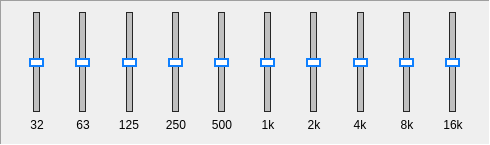
         <widget class="QFrame" name="EQ2_frame2">
          <property name="sizePolicy">
           <sizepolicy hsizetype="Fixed" vsizetype="Fixed">
            <horstretch>0</horstretch>
            <verstretch>0</verstretch>
           </sizepolicy>
          </property>
          <property name="minimumSize">
           <size>
            <width>490</width>
            <height>145</height>
           </size>
          </property>
          <property name="maximumSize">
           <size>
            <width>490</width>
            <height>145</height>
           </size>
          </property>
          <property name="frameShape">
           <enum>QFrame::Panel</enum>
          </property>
          <property name="frameShadow">
           <enum>QFrame::Sunken</enum>
          </property>
          <layout class="QHBoxLayout" name="horizontalLayout_3">
           <item>
            <spacer name="horizontalSpacer_5">
             <property name="orientation">
              <enum>Qt::Horizontal</enum>
             </property>
             <property name="sizeType">
              <enum>QSizePolicy::Fixed</enum>
             </property>
             <property name="sizeHint" stdset="0">
              <size>
               <width>5</width>
               <height>20</height>
              </size>
             </property>
            </spacer>
           </item>
           <item>
            <layout class="QVBoxLayout" name="Band1_3">
             <item alignment="Qt::AlignHCenter">
              <widget class="QSlider" name="EQ2_32">
               <property name="minimumSize">
                <size>
                 <width>0</width>
                 <height>100</height>
                </size>
               </property>
               <property name="maximumSize">
                <size>
                 <width>16777215</width>
                 <height>100</height>
                </size>
               </property>
               <property name="font">
                <font>
                 <kerning>true</kerning>
                </font>
               </property>
               <property name="styleSheet">
                <string notr="true">.QSlider::groove:vertical {
    border: 1px solid #262626;
	background: rgb(191, 191, 191);
	width: 5px;
	margin: 0 12px;
}

.QSlider::handle:vertical {
    background: white;
    border: 2px solid rgb(15, 128, 255);
    height: 5px;
    width: 10px;
	margin: 0px -5px
	
}


</string>
               </property>
               <property name="minimum">
                <number>-1</number>
               </property>
               <property name="maximum">
                <number>1</number>
               </property>
               <property name="pageStep">
                <number>1</number>
               </property>
               <property name="tracking">
                <bool>true</bool>
               </property>
               <property name="orientation">
                <enum>Qt::Vertical</enum>
               </property>
               <property name="invertedAppearance">
                <bool>false</bool>
               </property>
               <property name="invertedControls">
                <bool>false</bool>
               </property>
              </widget>
             </item>
             <item alignment="Qt::AlignHCenter|Qt::AlignTop">
              <widget class="QLabel" name="EQ2_32_Lab">
               <property name="minimumSize">
                <size>
                 <width>30</width>
                 <height>0</height>
                </size>
               </property>
               <property name="maximumSize">
                <size>
                 <width>30</width>
                 <height>16777215</height>
                </size>
               </property>
               <property name="text">
                <string>32</string>
               </property>
               <property name="alignment">
                <set>Qt::AlignCenter</set>
               </property>
              </widget>
             </item>
            </layout>
           </item>
           <item>
            <layout class="QVBoxLayout" name="Band2_3">
             <item alignment="Qt::AlignHCenter">
              <widget class="QSlider" name="EQ2_63">
               <property name="minimumSize">
                <size>
                 <width>0</width>
                 <height>100</height>
                </size>
               </property>
               <property name="maximumSize">
                <size>
                 <width>16777215</width>
                 <height>100</height>
                </size>
               </property>
               <property name="font">
                <font>
                 <kerning>true</kerning>
                </font>
               </property>
               <property name="styleSheet">
                <string notr="true">.QSlider::groove:vertical {
    border: 1px solid #262626;
	background: rgb(191, 191, 191);
	width: 5px;
	margin: 0 12px;
}

.QSlider::handle:vertical {
    background: white;
    border: 2px solid rgb(15, 128, 255);
    height: 5px;
    width: 10px;
	margin: 0px -5px
	
}


</string>
               </property>
               <property name="minimum">
                <number>-1</number>
               </property>
               <property name="maximum">
                <number>1</number>
               </property>
               <property name="pageStep">
                <number>1</number>
               </property>
               <property name="tracking">
                <bool>true</bool>
               </property>
               <property name="orientation">
                <enum>Qt::Vertical</enum>
               </property>
               <property name="invertedAppearance">
                <bool>false</bool>
               </property>
               <property name="invertedControls">
                <bool>false</bool>
               </property>
              </widget>
             </item>
             <item alignment="Qt::AlignHCenter|Qt::AlignTop">
              <widget class="QLabel" name="EQ2_63_Lab">
               <property name="minimumSize">
                <size>
                 <width>30</width>
                 <height>0</height>
                </size>
               </property>
               <property name="maximumSize">
                <size>
                 <width>30</width>
                 <height>16777215</height>
                </size>
               </property>
               <property name="text">
                <string>63</string>
               </property>
               <property name="alignment">
                <set>Qt::AlignCenter</set>
               </property>
              </widget>
             </item>
            </layout>
           </item>
           <item>
            <layout class="QVBoxLayout" name="Band3_3">
             <item alignment="Qt::AlignHCenter">
              <widget class="QSlider" name="EQ2_125">
               <property name="minimumSize">
                <size>
                 <width>0</width>
                 <height>100</height>
                </size>
               </property>
               <property name="maximumSize">
                <size>
                 <width>16777215</width>
                 <height>100</height>
                </size>
               </property>
               <property name="font">
                <font>
                 <kerning>true</kerning>
                </font>
               </property>
               <property name="styleSheet">
                <string notr="true">.QSlider::groove:vertical {
    border: 1px solid #262626;
	background: rgb(191, 191, 191);
	width: 5px;
	margin: 0 12px;
}

.QSlider::handle:vertical {
    background: white;
    border: 2px solid rgb(15, 128, 255);
    height: 5px;
    width: 10px;
	margin: 0px -5px
	
}


</string>
               </property>
               <property name="minimum">
                <number>-1</number>
               </property>
               <property name="maximum">
                <number>1</number>
               </property>
               <property name="pageStep">
                <number>1</number>
               </property>
               <property name="tracking">
                <bool>true</bool>
               </property>
               <property name="orientation">
                <enum>Qt::Vertical</enum>
               </property>
               <property name="invertedAppearance">
                <bool>false</bool>
               </property>
               <property name="invertedControls">
                <bool>false</bool>
               </property>
              </widget>
             </item>
             <item alignment="Qt::AlignHCenter|Qt::AlignTop">
              <widget class="QLabel" name="EQ2_125_Lab">
               <property name="minimumSize">
                <size>
                 <width>30</width>
                 <height>0</height>
                </size>
               </property>
               <property name="maximumSize">
                <size>
                 <width>30</width>
                 <height>16777215</height>
                </size>
               </property>
               <property name="text">
                <string>125</string>
               </property>
               <property name="alignment">
                <set>Qt::AlignCenter</set>
               </property>
              </widget>
             </item>
            </layout>
           </item>
           <item>
            <layout class="QVBoxLayout" name="Band4_3">
             <item alignment="Qt::AlignHCenter">
              <widget class="QSlider" name="EQ2_250">
               <property name="minimumSize">
                <size>
                 <width>0</width>
                 <height>100</height>
                </size>
               </property>
               <property name="maximumSize">
                <size>
                 <width>16777215</width>
                 <height>100</height>
                </size>
               </property>
               <property name="font">
                <font>
                 <kerning>true</kerning>
                </font>
               </property>
               <property name="styleSheet">
                <string notr="true">.QSlider::groove:vertical {
    border: 1px solid #262626;
	background: rgb(191, 191, 191);
	width: 5px;
	margin: 0 12px;
}

.QSlider::handle:vertical {
    background: white;
    border: 2px solid rgb(15, 128, 255);
    height: 5px;
    width: 10px;
	margin: 0px -5px
	
}


</string>
               </property>
               <property name="minimum">
                <number>-1</number>
               </property>
               <property name="maximum">
                <number>1</number>
               </property>
               <property name="pageStep">
                <number>1</number>
               </property>
               <property name="tracking">
                <bool>true</bool>
               </property>
               <property name="orientation">
                <enum>Qt::Vertical</enum>
               </property>
               <property name="invertedAppearance">
                <bool>false</bool>
               </property>
               <property name="invertedControls">
                <bool>false</bool>
               </property>
              </widget>
             </item>
             <item alignment="Qt::AlignHCenter|Qt::AlignTop">
              <widget class="QLabel" name="EQ2_250_Lab">
               <property name="minimumSize">
                <size>
                 <width>30</width>
                 <height>0</height>
                </size>
               </property>
               <property name="maximumSize">
                <size>
                 <width>30</width>
                 <height>16777215</height>
                </size>
               </property>
               <property name="text">
                <string>250</string>
               </property>
               <property name="alignment">
                <set>Qt::AlignCenter</set>
               </property>
              </widget>
             </item>
            </layout>
           </item>
           <item>
            <layout class="QVBoxLayout" name="Band5_3">
             <item alignment="Qt::AlignHCenter">
              <widget class="QSlider" name="EQ2_500">
               <property name="minimumSize">
                <size>
                 <width>0</width>
                 <height>100</height>
                </size>
               </property>
               <property name="maximumSize">
                <size>
                 <width>16777215</width>
                 <height>100</height>
                </size>
               </property>
               <property name="font">
                <font>
                 <kerning>true</kerning>
                </font>
               </property>
               <property name="styleSheet">
                <string notr="true">.QSlider::groove:vertical {
    border: 1px solid #262626;
	background: rgb(191, 191, 191);
	width: 5px;
	margin: 0 12px;
}

.QSlider::handle:vertical {
    background: white;
    border: 2px solid rgb(15, 128, 255);
    height: 5px;
    width: 10px;
	margin: 0px -5px
	
}


</string>
               </property>
               <property name="minimum">
                <number>-1</number>
               </property>
               <property name="maximum">
                <number>1</number>
               </property>
               <property name="pageStep">
                <number>1</number>
               </property>
               <property name="tracking">
                <bool>true</bool>
               </property>
               <property name="orientation">
                <enum>Qt::Vertical</enum>
               </property>
               <property name="invertedAppearance">
                <bool>false</bool>
               </property>
               <property name="invertedControls">
                <bool>false</bool>
               </property>
              </widget>
             </item>
             <item alignment="Qt::AlignHCenter|Qt::AlignTop">
              <widget class="QLabel" name="EQ2_500_Lab">
               <property name="minimumSize">
                <size>
                 <width>30</width>
                 <height>0</height>
                </size>
               </property>
               <property name="maximumSize">
                <size>
                 <width>30</width>
                 <height>16777215</height>
                </size>
               </property>
               <property name="text">
                <string>500</string>
               </property>
               <property name="alignment">
                <set>Qt::AlignCenter</set>
               </property>
              </widget>
             </item>
            </layout>
           </item>
           <item>
            <layout class="QVBoxLayout" name="Band6_3">
             <item alignment="Qt::AlignHCenter">
              <widget class="QSlider" name="EQ2_1000">
               <property name="minimumSize">
                <size>
                 <width>0</width>
                 <height>100</height>
                </size>
               </property>
               <property name="maximumSize">
                <size>
                 <width>16777215</width>
                 <height>100</height>
                </size>
               </property>
               <property name="sizeIncrement">
                <size>
                 <width>0</width>
                 <height>0</height>
                </size>
               </property>
               <property name="font">
                <font>
                 <kerning>true</kerning>
                </font>
               </property>
               <property name="styleSheet">
                <string notr="true">.QSlider::groove:vertical {
    border: 1px solid #262626;
	background: rgb(191, 191, 191);
	width: 5px;
	margin: 0 12px;
}

.QSlider::handle:vertical {
    background: white;
    border: 2px solid rgb(15, 128, 255);
    height: 5px;
    width: 10px;
	margin: 0px -5px
	
}


</string>
               </property>
               <property name="minimum">
                <number>-1</number>
               </property>
               <property name="maximum">
                <number>1</number>
               </property>
               <property name="pageStep">
                <number>1</number>
               </property>
               <property name="tracking">
                <bool>true</bool>
               </property>
               <property name="orientation">
                <enum>Qt::Vertical</enum>
               </property>
               <property name="invertedAppearance">
                <bool>false</bool>
               </property>
               <property name="invertedControls">
                <bool>false</bool>
               </property>
              </widget>
             </item>
             <item alignment="Qt::AlignHCenter|Qt::AlignTop">
              <widget class="QLabel" name="EQ2_1000_Lab">
               <property name="minimumSize">
                <size>
                 <width>30</width>
                 <height>0</height>
                </size>
               </property>
               <property name="maximumSize">
                <size>
                 <width>30</width>
                 <height>16777215</height>
                </size>
               </property>
               <property name="text">
                <string>1k</string>
               </property>
               <property name="alignment">
                <set>Qt::AlignCenter</set>
               </property>
              </widget>
             </item>
            </layout>
           </item>
           <item>
            <layout class="QVBoxLayout" name="Band7_3">
             <item alignment="Qt::AlignHCenter">
              <widget class="QSlider" name="EQ2_2000">
               <property name="minimumSize">
                <size>
                 <width>0</width>
                 <height>100</height>
                </size>
               </property>
               <property name="maximumSize">
                <size>
                 <width>16777215</width>
                 <height>100</height>
                </size>
               </property>
               <property name="font">
                <font>
                 <kerning>true</kerning>
                </font>
               </property>
               <property name="styleSheet">
                <string notr="true">.QSlider::groove:vertical {
    border: 1px solid #262626;
	background: rgb(191, 191, 191);
	width: 5px;
	margin: 0 12px;
}

.QSlider::handle:vertical {
    background: white;
    border: 2px solid rgb(15, 128, 255);
    height: 5px;
    width: 10px;
	margin: 0px -5px
	
}


</string>
               </property>
               <property name="minimum">
                <number>-1</number>
               </property>
               <property name="maximum">
                <number>1</number>
               </property>
               <property name="pageStep">
                <number>1</number>
               </property>
               <property name="tracking">
                <bool>true</bool>
               </property>
               <property name="orientation">
                <enum>Qt::Vertical</enum>
               </property>
               <property name="invertedAppearance">
                <bool>false</bool>
               </property>
               <property name="invertedControls">
                <bool>false</bool>
               </property>
              </widget>
             </item>
             <item alignment="Qt::AlignHCenter|Qt::AlignTop">
              <widget class="QLabel" name="EQ2_2000_Lab">
               <property name="minimumSize">
                <size>
                 <width>30</width>
                 <height>0</height>
                </size>
               </property>
               <property name="maximumSize">
                <size>
                 <width>30</width>
                 <height>16777215</height>
                </size>
               </property>
               <property name="text">
                <string>2k</string>
               </property>
               <property name="alignment">
                <set>Qt::AlignCenter</set>
               </property>
              </widget>
             </item>
            </layout>
           </item>
           <item>
            <layout class="QVBoxLayout" name="Band8_3">
             <item alignment="Qt::AlignHCenter">
              <widget class="QSlider" name="EQ2_4000">
               <property name="minimumSize">
                <size>
                 <width>0</width>
                 <height>100</height>
                </size>
               </property>
               <property name="maximumSize">
                <size>
                 <width>16777215</width>
                 <height>100</height>
                </size>
               </property>
               <property name="font">
                <font>
                 <kerning>true</kerning>
                </font>
               </property>
               <property name="styleSheet">
                <string notr="true">.QSlider::groove:vertical {
    border: 1px solid #262626;
	background: rgb(191, 191, 191);
	width: 5px;
	margin: 0 12px;
}

.QSlider::handle:vertical {
    background: white;
    border: 2px solid rgb(15, 128, 255);
    height: 5px;
    width: 10px;
	margin: 0px -5px
	
}


</string>
               </property>
               <property name="minimum">
                <number>-1</number>
               </property>
               <property name="maximum">
                <number>1</number>
               </property>
               <property name="pageStep">
                <number>1</number>
               </property>
               <property name="tracking">
                <bool>true</bool>
               </property>
               <property name="orientation">
                <enum>Qt::Vertical</enum>
               </property>
               <property name="invertedAppearance">
                <bool>false</bool>
               </property>
               <property name="invertedControls">
                <bool>false</bool>
               </property>
              </widget>
             </item>
             <item alignment="Qt::AlignHCenter|Qt::AlignTop">
              <widget class="QLabel" name="EQ2_4000_Lab">
               <property name="minimumSize">
                <size>
                 <width>30</width>
                 <height>0</height>
                </size>
               </property>
               <property name="maximumSize">
                <size>
                 <width>30</width>
                 <height>16777215</height>
                </size>
               </property>
               <property name="text">
                <string>4k</string>
               </property>
               <property name="alignment">
                <set>Qt::AlignCenter</set>
               </property>
              </widget>
             </item>
            </layout>
           </item>
           <item>
            <layout class="QVBoxLayout" name="Band9_3">
             <item alignment="Qt::AlignHCenter">
              <widget class="QSlider" name="EQ2_8000">
               <property name="minimumSize">
                <size>
                 <width>0</width>
                 <height>100</height>
                </size>
               </property>
               <property name="maximumSize">
                <size>
                 <width>16777215</width>
                 <height>100</height>
                </size>
               </property>
               <property name="font">
                <font>
                 <kerning>true</kerning>
                </font>
               </property>
               <property name="styleSheet">
                <string notr="true">.QSlider::groove:vertical {
    border: 1px solid #262626;
	background: rgb(191, 191, 191);
	width: 5px;
	margin: 0 12px;
}

.QSlider::handle:vertical {
    background: white;
    border: 2px solid rgb(15, 128, 255);
    height: 5px;
    width: 10px;
	margin: 0px -5px
	
}


</string>
               </property>
               <property name="minimum">
                <number>-1</number>
               </property>
               <property name="maximum">
                <number>1</number>
               </property>
               <property name="pageStep">
                <number>1</number>
               </property>
               <property name="tracking">
                <bool>true</bool>
               </property>
               <property name="orientation">
                <enum>Qt::Vertical</enum>
               </property>
               <property name="invertedAppearance">
                <bool>false</bool>
               </property>
               <property name="invertedControls">
                <bool>false</bool>
               </property>
              </widget>
             </item>
             <item alignment="Qt::AlignHCenter|Qt::AlignTop">
              <widget class="QLabel" name="EQ2_8000_Lab">
               <property name="minimumSize">
                <size>
                 <width>30</width>
                 <height>0</height>
                </size>
               </property>
               <property name="maximumSize">
                <size>
                 <width>30</width>
                 <height>16777215</height>
                </size>
               </property>
               <property name="text">
                <string>8k</string>
               </property>
               <property name="alignment">
                <set>Qt::AlignCenter</set>
               </property>
              </widget>
             </item>
            </layout>
           </item>
           <item>
            <layout class="QVBoxLayout" name="Band10_3">
             <item alignment="Qt::AlignHCenter">
              <widget class="QSlider" name="EQ2_16000">
               <property name="minimumSize">
                <size>
                 <width>0</width>
                 <height>100</height>
                </size>
               </property>
               <property name="maximumSize">
                <size>
                 <width>16777215</width>
                 <height>100</height>
                </size>
               </property>
               <property name="font">
                <font>
                 <kerning>true</kerning>
                </font>
               </property>
               <property name="styleSheet">
                <string notr="true">.QSlider::groove:vertical {
    border: 1px solid #262626;
	background: rgb(191, 191, 191);
	width: 5px;
	margin: 0 12px;
}

.QSlider::handle:vertical {
    background: white;
    border: 2px solid rgb(15, 128, 255);
    height: 5px;
    width: 10px;
	margin: 0px -5px
	
}


</string>
               </property>
               <property name="minimum">
                <number>-1</number>
               </property>
               <property name="maximum">
                <number>1</number>
               </property>
               <property name="pageStep">
                <number>1</number>
               </property>
               <property name="tracking">
                <bool>true</bool>
               </property>
               <property name="orientation">
                <enum>Qt::Vertical</enum>
               </property>
               <property name="invertedAppearance">
                <bool>false</bool>
               </property>
               <property name="invertedControls">
                <bool>false</bool>
               </property>
              </widget>
             </item>
             <item alignment="Qt::AlignHCenter|Qt::AlignTop">
              <widget class="QLabel" name="EQ2_16000_Lab">
               <property name="minimumSize">
                <size>
                 <width>30</width>
                 <height>0</height>
                </size>
               </property>
               <property name="maximumSize">
                <size>
                 <width>30</width>
                 <height>16777215</height>
                </size>
               </property>
               <property name="text">
                <string>16k</string>
               </property>
               <property name="alignment">
                <set>Qt::AlignCenter</set>
               </property>
              </widget>
             </item>
            </layout>
           </item>
           <item>
            <spacer name="horizontalSpacer_6">
             <property name="orientation">
              <enum>Qt::Horizontal</enum>
             </property>
             <property name="sizeType">
              <enum>QSizePolicy::Fixed</enum>
             </property>
             <property name="sizeHint" stdset="0">
              <size>
               <width>5</width>
               <height>20</height>
              </size>
             </property>
            </spacer>
           </item>
          </layout>
         </widget>
